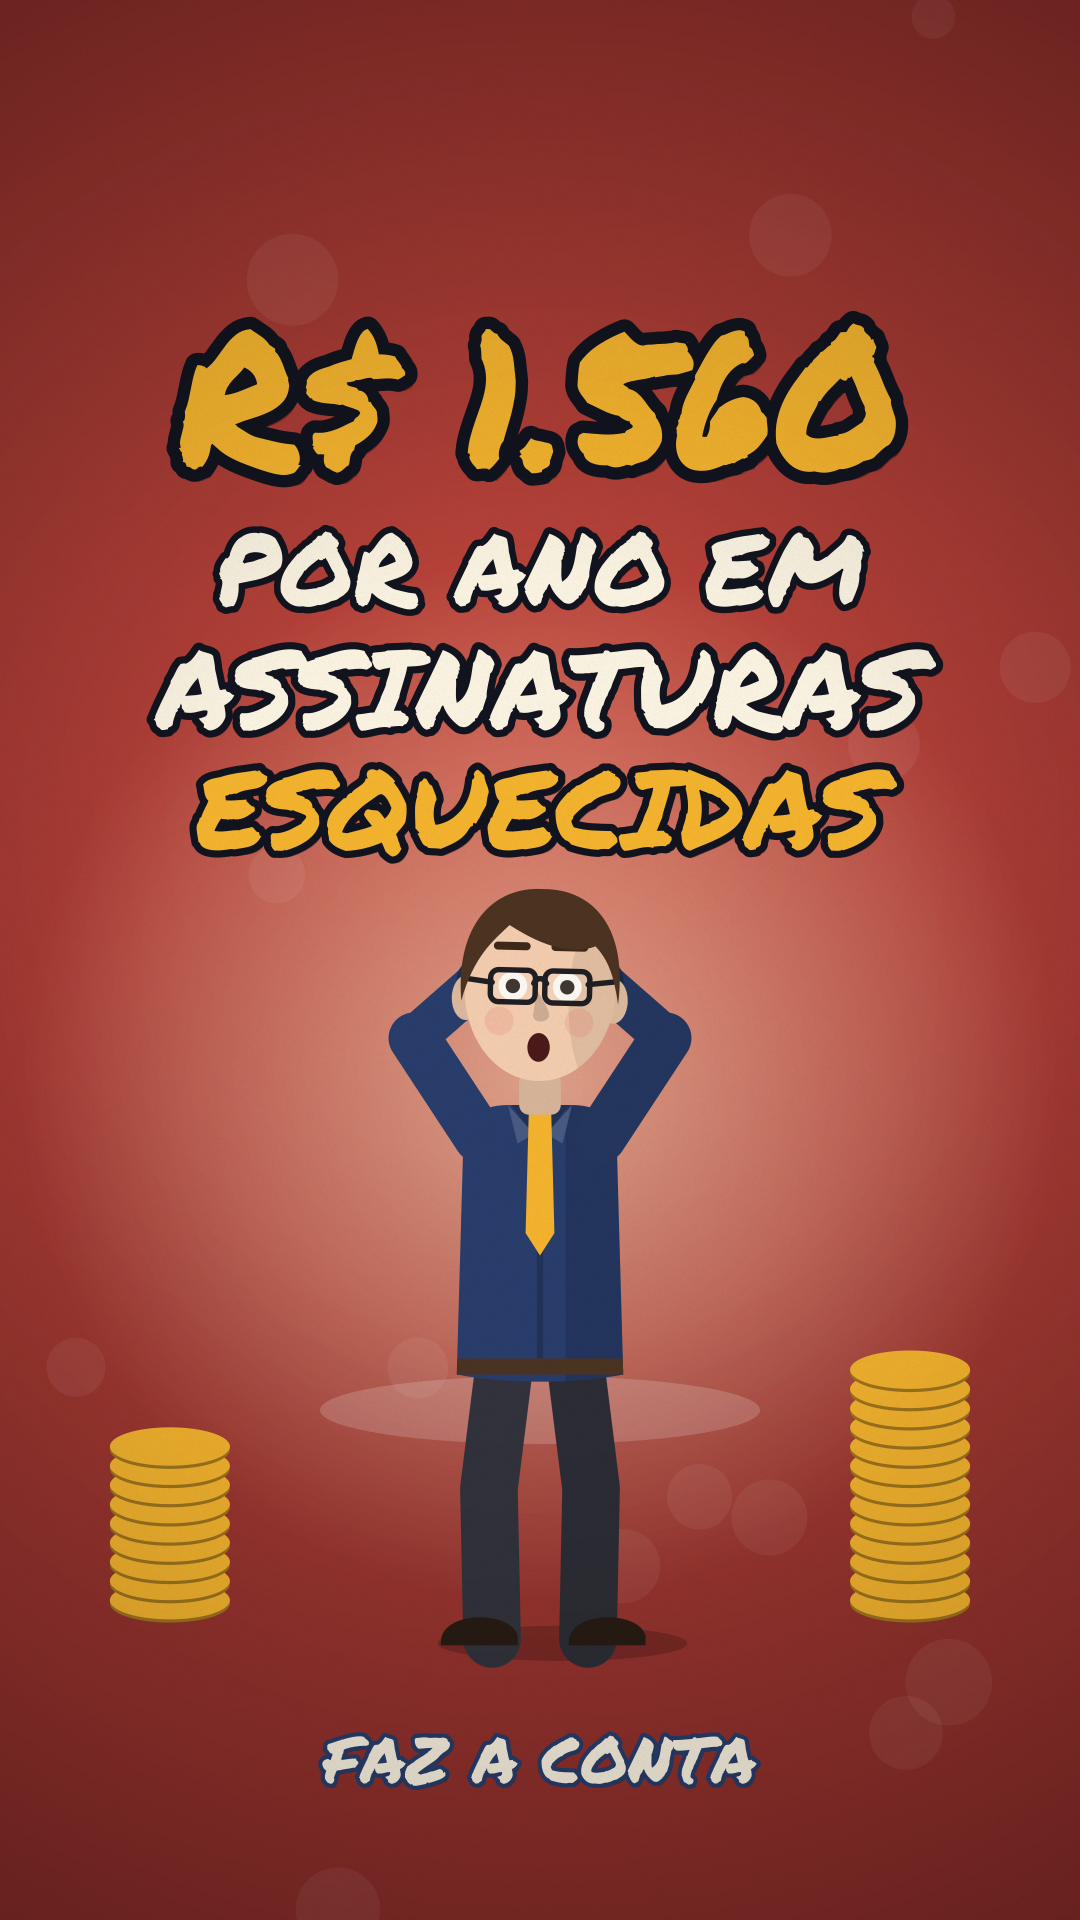

The script that saved this image:
"""Capa do TikTok assinaturas-esquecidas. O perfil corta em 3:4: o essencial fica entre y 260 e 1660."""
from engine import *
VERTICAL = True
from ilustrado import *

STYLE = "ilustrado"


def capa(c, t):
    fundo_marca(c, t, "vermelho", holofote=(540, 1080))
    numero_i(c, "R$ 1.560", 540, 400, 190, GOLD)
    numero_i(c, "POR ANO EM", 540, 570, 100, CREME)
    numero_i(c, "ASSINATURAS", 540, 690, 110, CREME)
    numero_i(c, "ESQUECIDAS", 540, 810, 110, GOLD)
    consultor_i(c, t, 540, 1640, 1.6, poses=((0, "head"),), exprs=((0, "shocked"),), look=0.0)
    for x, n in ((170, 9), (910, 13)):
        c.save(); c.translate(x, 1600); pilha_moedas(c, n, 60); c.restore()
    numero_i(c, "FAZ A CONTA", 540, 1760, 64, CREME, contorno=NAVY)


SCENES = [(0, 999, capa)]
